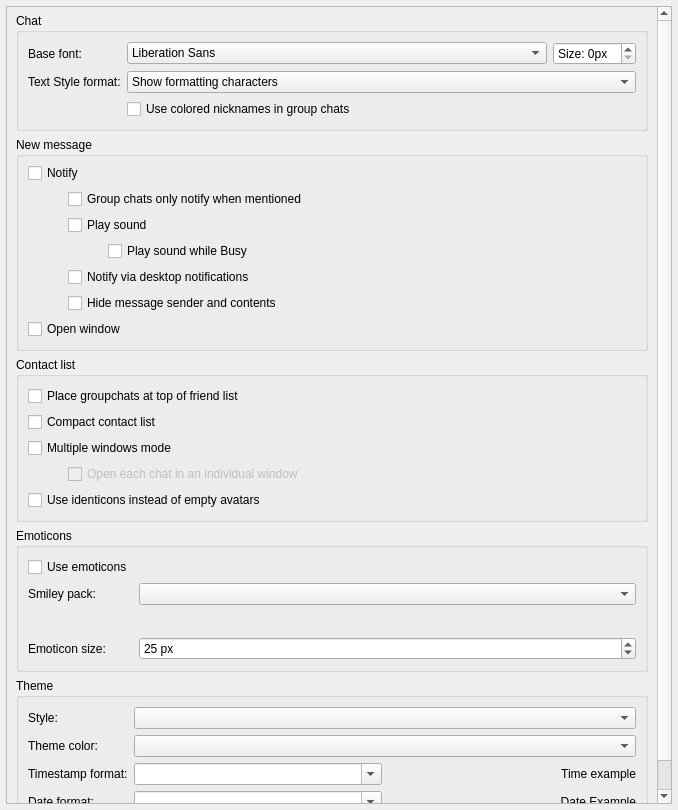
<?xml version="1.0" encoding="UTF-8"?>
<ui version="4.0">
 <class>UserInterfaceSettings</class>
 <widget class="QWidget" name="UserInterfaceSettings">
  <property name="geometry">
   <rect>
    <x>0</x>
    <y>0</y>
    <width>678</width>
    <height>810</height>
   </rect>
  </property>
  <property name="windowTitle">
   <string notr="true">Form</string>
  </property>
  <layout class="QVBoxLayout" name="verticalLayout_2">
   <property name="leftMargin">
    <number>6</number>
   </property>
   <property name="topMargin">
    <number>6</number>
   </property>
   <property name="rightMargin">
    <number>6</number>
   </property>
   <property name="bottomMargin">
    <number>6</number>
   </property>
   <item>
    <widget class="VerticalOnlyScroller" name="scrollArea">
     <property name="widgetResizable">
      <bool>true</bool>
     </property>
     <property name="alignment">
      <set>Qt::AlignLeading|Qt::AlignLeft|Qt::AlignTop</set>
     </property>
     <widget class="QWidget" name="scrollAreaWidgetContents">
      <property name="geometry">
       <rect>
        <x>0</x>
        <y>0</y>
        <width>650</width>
        <height>950</height>
       </rect>
      </property>
      <layout class="QVBoxLayout" name="verticalLayout_4" stretch="0,0,0,0,0,0">
       <property name="spacing">
        <number>6</number>
       </property>
       <property name="topMargin">
        <number>6</number>
       </property>
       <item>
        <widget class="QGroupBox" name="chatGroupBox">
         <property name="title">
          <string>Chat</string>
         </property>
         <layout class="QFormLayout" name="formLayout_2">
          <property name="leftMargin">
           <number>9</number>
          </property>
          <property name="topMargin">
           <number>9</number>
          </property>
          <property name="rightMargin">
           <number>9</number>
          </property>
          <property name="bottomMargin">
           <number>9</number>
          </property>
          <item row="0" column="0">
           <widget class="QLabel" name="label_2">
            <property name="text">
             <string>Base font:</string>
            </property>
            <property name="alignment">
             <set>Qt::AlignLeading|Qt::AlignLeft|Qt::AlignVCenter</set>
            </property>
           </widget>
          </item>
          <item row="0" column="1">
           <layout class="QHBoxLayout" name="horizontalLayout_5">
            <item>
             <widget class="QFontComboBox" name="txtChatFont">
              <property name="editable">
               <bool>false</bool>
              </property>
             </widget>
            </item>
            <item>
             <widget class="QSpinBox" name="txtChatFontSize">
              <property name="sizePolicy">
               <sizepolicy hsizetype="Maximum" vsizetype="Fixed">
                <horstretch>0</horstretch>
                <verstretch>0</verstretch>
               </sizepolicy>
              </property>
              <property name="suffix">
               <string>px</string>
              </property>
              <property name="prefix">
               <string>Size: </string>
              </property>
             </widget>
            </item>
           </layout>
          </item>
          <item row="1" column="0">
           <widget class="QLabel" name="textStyleLabel">
            <property name="toolTip">
             <string>New text styling preference may not load until xTox restarts.</string>
            </property>
            <property name="text">
             <string>Text Style format:</string>
            </property>
            <property name="alignment">
             <set>Qt::AlignLeading|Qt::AlignLeft|Qt::AlignVCenter</set>
            </property>
           </widget>
          </item>
          <item row="1" column="1">
           <widget class="QComboBox" name="textStyleComboBox">
            <property name="sizePolicy">
             <sizepolicy hsizetype="Expanding" vsizetype="Fixed">
              <horstretch>0</horstretch>
              <verstretch>0</verstretch>
             </sizepolicy>
            </property>
            <property name="toolTip">
             <string>Select text styling preference.</string>
            </property>
            <property name="currentIndex">
             <number>1</number>
            </property>
            <item>
             <property name="text">
              <string>Plaintext</string>
             </property>
            </item>
            <item>
             <property name="text">
              <string>Show formatting characters</string>
             </property>
            </item>
            <item>
             <property name="text">
              <string>Don't show formatting characters</string>
             </property>
            </item>
           </widget>
          </item>
          <item row="2" column="1">
           <widget class="QCheckBox" name="useNameColors">
            <property name="text">
             <string>Use colored nicknames in group chats</string>
            </property>
           </widget>
          </item>
         </layout>
        </widget>
       </item>
       <item>
        <widget class="QGroupBox" name="newMessageGroup">
         <property name="title">
          <string>New message</string>
         </property>
         <layout class="QVBoxLayout" name="verticalLayout_10">
          <property name="topMargin">
           <number>6</number>
          </property>
          <item>
           <widget class="QCheckBox" name="notify">
            <property name="toolTip">
             <string comment="tooltip for Notify setting">Show a notification when you receive a new message and the window is not selected.</string>
            </property>
            <property name="text">
             <string>Notify</string>
            </property>
           </widget>
          </item>
          <item>
           <layout class="QVBoxLayout" name="verticalLayout_11">
            <property name="leftMargin">
             <number>40</number>
            </property>
            <item>
             <widget class="QCheckBox" name="groupOnlyNotfiyWhenMentioned">
              <property name="toolTip">
               <string comment="toolTip for Group chats only notify when mentioned">Only notify about new messages in group chats when mentioned.</string>
              </property>
              <property name="text">
               <string>Group chats only notify when mentioned</string>
              </property>
             </widget>
            </item>
            <item>
             <widget class="QCheckBox" name="notifySound">
              <property name="text">
               <string>Play sound</string>
              </property>
             </widget>
            </item>
            <item>
             <layout class="QVBoxLayout" name="verticalLayout">
              <property name="leftMargin">
               <number>40</number>
              </property>
              <item>
               <widget class="QCheckBox" name="busySound">
                <property name="text">
                 <string>Play sound while Busy</string>
                </property>
               </widget>
              </item>
             </layout>
            </item>
            <item>
             <widget class="QCheckBox" name="desktopNotify">
              <property name="text">
               <string>Notify via desktop notifications</string>
              </property>
             </widget>
            </item>
            <item>
             <widget class="QCheckBox" name="notifyHide">
              <property name="text">
               <string>Hide message sender and contents</string>
              </property>
             </widget>
            </item>
           </layout>
          </item>
          <item>
           <widget class="QCheckBox" name="showWindow">
            <property name="toolTip">
             <string comment="tooltip for Show window setting">Open xTox's window when you receive a new message and no window is open yet.</string>
            </property>
            <property name="text">
             <string>Open window</string>
            </property>
           </widget>
          </item>
         </layout>
        </widget>
       </item>
       <item>
        <widget class="QGroupBox" name="contactListGroup">
         <property name="title">
          <string>Contact list</string>
         </property>
         <layout class="QVBoxLayout" name="verticalLayout_5">
          <item>
           <widget class="QCheckBox" name="cbGroupchatPosition">
            <property name="toolTip">
             <string comment="toolTip for groupchat positioning">If checked, group chats will be placed at the top of the friends list, otherwise, they'll be placed below online friends.</string>
            </property>
            <property name="text">
             <string>Place groupchats at top of friend list</string>
            </property>
           </widget>
          </item>
          <item>
           <widget class="QCheckBox" name="cbCompactLayout">
            <property name="toolTip">
             <string comment="toolTip for compact layout setting">Your contact list will be shown in compact mode.</string>
            </property>
            <property name="text">
             <string>Compact contact list</string>
            </property>
           </widget>
          </item>
          <item>
           <widget class="QCheckBox" name="cbSeparateWindow">
            <property name="text">
             <string>Multiple windows mode</string>
            </property>
           </widget>
          </item>
          <item>
           <layout class="QVBoxLayout" name="verticalLayout_12">
            <property name="leftMargin">
             <number>40</number>
            </property>
            <item>
             <widget class="QCheckBox" name="cbDontGroupWindows">
              <property name="enabled">
               <bool>false</bool>
              </property>
              <property name="sizePolicy">
               <sizepolicy hsizetype="Minimum" vsizetype="Minimum">
                <horstretch>0</horstretch>
                <verstretch>0</verstretch>
               </sizepolicy>
              </property>
              <property name="text">
               <string>Open each chat in an individual window</string>
              </property>
             </widget>
            </item>
           </layout>
          </item>
          <item>
           <widget class="QCheckBox" name="cbShowIdenticons">
            <property name="toolTip">
             <string comment="toolTip for show identicons">If enabled, every contact without an avatar will have a generated icon based on their Tox ID instead of the default picture. Requires restart to apply.</string>
            </property>
            <property name="text">
             <string>Use identicons instead of empty avatars</string>
            </property>
           </widget>
          </item>
         </layout>
        </widget>
       </item>
       <item>
        <widget class="QGroupBox" name="emoticonsGroupBox">
         <property name="title">
          <string>Emoticons</string>
         </property>
         <layout class="QFormLayout" name="formLayout_4">
          <item row="0" column="0">
           <widget class="QCheckBox" name="useEmoticons">
            <property name="text">
             <string>Use emoticons</string>
            </property>
           </widget>
          </item>
          <item row="1" column="0">
           <widget class="QLabel" name="smileyPackLabel">
            <property name="text">
             <string extracomment="Text on smiley pack label">Smiley pack:</string>
            </property>
           </widget>
          </item>
          <item row="1" column="1">
           <widget class="QComboBox" name="smileyPackBrowser">
            <property name="sizePolicy">
             <sizepolicy hsizetype="Expanding" vsizetype="Fixed">
              <horstretch>0</horstretch>
              <verstretch>0</verstretch>
             </sizepolicy>
            </property>
           </widget>
          </item>
          <item row="2" column="0">
           <spacer name="horizontalSpacer_2">
            <property name="orientation">
             <enum>Qt::Horizontal</enum>
            </property>
            <property name="sizeHint" stdset="0">
             <size>
              <width>80</width>
              <height>20</height>
             </size>
            </property>
           </spacer>
          </item>
          <item row="2" column="1">
           <layout class="QHBoxLayout" name="horizontalLayout" stretch="0,0,0,0,0">
            <property name="sizeConstraint">
             <enum>QLayout::SetDefaultConstraint</enum>
            </property>
            <item>
             <widget class="QLabel" name="smile1">
              <property name="toolTip">
               <string notr="true">:)</string>
              </property>
              <property name="text">
               <string/>
              </property>
              <property name="alignment">
               <set>Qt::AlignCenter</set>
              </property>
             </widget>
            </item>
            <item>
             <widget class="QLabel" name="smile2">
              <property name="toolTip">
               <string notr="true">;)</string>
              </property>
              <property name="text">
               <string/>
              </property>
              <property name="alignment">
               <set>Qt::AlignCenter</set>
              </property>
             </widget>
            </item>
            <item>
             <widget class="QLabel" name="smile3">
              <property name="toolTip">
               <string notr="true">:p</string>
              </property>
              <property name="text">
               <string/>
              </property>
              <property name="alignment">
               <set>Qt::AlignCenter</set>
              </property>
             </widget>
            </item>
            <item>
             <widget class="QLabel" name="smile4">
              <property name="toolTip">
               <string notr="true">:O</string>
              </property>
              <property name="text">
               <string/>
              </property>
              <property name="alignment">
               <set>Qt::AlignCenter</set>
              </property>
             </widget>
            </item>
            <item alignment="Qt::AlignTop">
             <widget class="QLabel" name="smile5">
              <property name="toolTip">
               <string notr="true">:'(</string>
              </property>
              <property name="text">
               <string/>
              </property>
              <property name="alignment">
               <set>Qt::AlignCenter</set>
              </property>
             </widget>
            </item>
           </layout>
          </item>
          <item row="3" column="0">
           <widget class="QLabel" name="emoticonSizeLabel">
            <property name="text">
             <string>Emoticon size:</string>
            </property>
           </widget>
          </item>
          <item row="3" column="1">
           <widget class="QSpinBox" name="emoticonSize">
            <property name="sizePolicy">
             <sizepolicy hsizetype="Expanding" vsizetype="Fixed">
              <horstretch>0</horstretch>
              <verstretch>0</verstretch>
             </sizepolicy>
            </property>
            <property name="specialValueText">
             <string/>
            </property>
            <property name="suffix">
             <string> px</string>
            </property>
            <property name="minimum">
             <number>1</number>
            </property>
            <property name="maximum">
             <number>2147483647</number>
            </property>
            <property name="value">
             <number>25</number>
            </property>
           </widget>
          </item>
         </layout>
        </widget>
       </item>
       <item>
        <widget class="QGroupBox" name="themeGroupBox">
         <property name="title">
          <string>Theme</string>
         </property>
         <layout class="QFormLayout" name="formLayout">
          <property name="fieldGrowthPolicy">
           <enum>QFormLayout::AllNonFixedFieldsGrow</enum>
          </property>
          <property name="topMargin">
           <number>9</number>
          </property>
          <property name="bottomMargin">
           <number>9</number>
          </property>
          <item row="3" column="0">
           <widget class="QLabel" name="styleLabel">
            <property name="text">
             <string>Style:</string>
            </property>
           </widget>
          </item>
          <item row="3" column="1">
           <widget class="QComboBox" name="styleBrowser">
            <property name="sizePolicy">
             <sizepolicy hsizetype="Expanding" vsizetype="Fixed">
              <horstretch>0</horstretch>
              <verstretch>0</verstretch>
             </sizepolicy>
            </property>
           </widget>
          </item>
          <item row="4" column="0">
           <widget class="QLabel" name="themeColorLabel">
            <property name="text">
             <string>Theme color:</string>
            </property>
           </widget>
          </item>
          <item row="4" column="1">
           <widget class="QComboBox" name="themeColorCBox">
            <property name="sizePolicy">
             <sizepolicy hsizetype="Expanding" vsizetype="Fixed">
              <horstretch>0</horstretch>
              <verstretch>0</verstretch>
             </sizepolicy>
            </property>
           </widget>
          </item>
          <item row="5" column="1">
           <layout class="QHBoxLayout" name="horizontalLayout_2">
            <item>
             <widget class="QComboBox" name="timestamp">
              <property name="sizePolicy">
               <sizepolicy hsizetype="Preferred" vsizetype="Fixed">
                <horstretch>0</horstretch>
                <verstretch>0</verstretch>
               </sizepolicy>
              </property>
              <property name="editable">
               <bool>true</bool>
              </property>
              <property name="insertPolicy">
               <enum>QComboBox::NoInsert</enum>
              </property>
             </widget>
            </item>
            <item>
             <widget class="QLabel" name="timeExample">
              <property name="text">
               <string notr="true">Time example</string>
              </property>
              <property name="alignment">
               <set>Qt::AlignRight|Qt::AlignTrailing|Qt::AlignVCenter</set>
              </property>
             </widget>
            </item>
           </layout>
          </item>
          <item row="5" column="0">
           <widget class="QLabel" name="timestampLabel">
            <property name="text">
             <string>Timestamp format:</string>
            </property>
           </widget>
          </item>
          <item row="7" column="1">
           <layout class="QHBoxLayout" name="horizontalLayout_3">
            <item>
             <widget class="QComboBox" name="dateFormats">
              <property name="editable">
               <bool>true</bool>
              </property>
              <property name="insertPolicy">
               <enum>QComboBox::NoInsert</enum>
              </property>
             </widget>
            </item>
            <item>
             <widget class="QLabel" name="dateExample">
              <property name="text">
               <string notr="true">Date Example</string>
              </property>
              <property name="alignment">
               <set>Qt::AlignRight|Qt::AlignTrailing|Qt::AlignVCenter</set>
              </property>
             </widget>
            </item>
           </layout>
          </item>
          <item row="7" column="0">
           <widget class="QLabel" name="dateformatLabel">
            <property name="text">
             <string>Date format:</string>
            </property>
           </widget>
          </item>
         </layout>
        </widget>
       </item>
       <item>
        <spacer name="verticalSpacer">
         <property name="orientation">
          <enum>Qt::Vertical</enum>
         </property>
         <property name="sizeHint" stdset="0">
          <size>
           <width>20</width>
           <height>40</height>
          </size>
         </property>
        </spacer>
       </item>
      </layout>
     </widget>
    </widget>
   </item>
  </layout>
 </widget>
 <customwidgets>
  <customwidget>
   <class>VerticalOnlyScroller</class>
   <extends>QScrollArea</extends>
   <header>src/widget/form/settings/verticalonlyscroller.h</header>
   <container>1</container>
  </customwidget>
 </customwidgets>
 <tabstops>
  <tabstop>scrollArea</tabstop>
  <tabstop>txtChatFont</tabstop>
  <tabstop>txtChatFontSize</tabstop>
  <tabstop>textStyleComboBox</tabstop>
  <tabstop>notify</tabstop>
  <tabstop>groupOnlyNotfiyWhenMentioned</tabstop>
  <tabstop>notifySound</tabstop>
  <tabstop>busySound</tabstop>
  <tabstop>showWindow</tabstop>
  <tabstop>cbGroupchatPosition</tabstop>
  <tabstop>cbCompactLayout</tabstop>
  <tabstop>cbSeparateWindow</tabstop>
  <tabstop>cbDontGroupWindows</tabstop>
  <tabstop>useEmoticons</tabstop>
  <tabstop>smileyPackBrowser</tabstop>
  <tabstop>emoticonSize</tabstop>
  <tabstop>styleBrowser</tabstop>
  <tabstop>themeColorCBox</tabstop>
  <tabstop>timestamp</tabstop>
  <tabstop>dateFormats</tabstop>
 </tabstops>
 <resources/>
 <connections/>
</ui>
